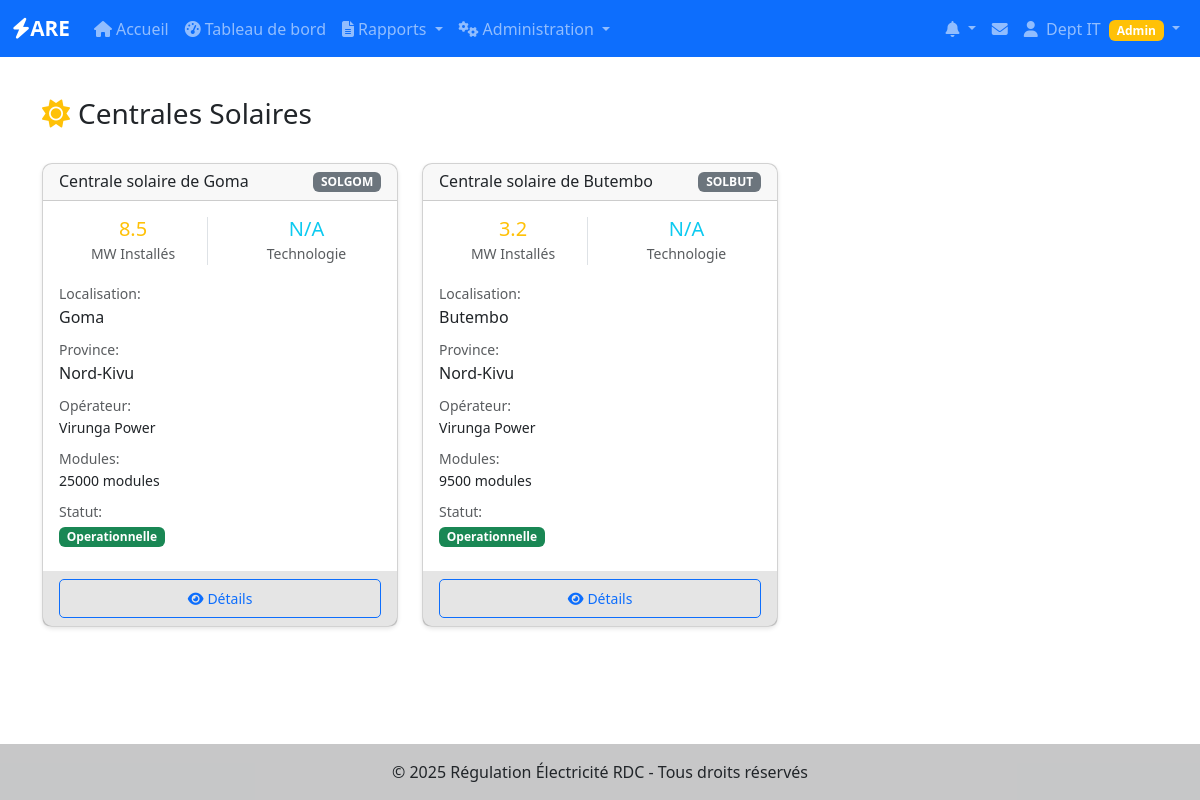
Screenshot of /production-solaire/centrales (signed in) with the database file from the repository.
### app/models/utilisateurs.py (models this page shows, shortened)
class User(UserMixin, BaseModel):
    __tablename__ = 'users'
    username = db.Column(db.String(80), unique=True, nullable=False, index=True)
    email = db.Column(db.String(120), unique=True, nullable=False, index=True)
    password_hash = db.Column(db.String(128), nullable=False)
    nom = db.Column(db.String(100))
    prenom = db.Column(db.String(100))
    role = db.Column(db.Enum('super_admin', 'admin_operateur', 'utilisateur_operateur'),
                    default='utilisateur_operateur', nullable=False)
    operateur_id = db.Column(db.Integer, db.ForeignKey('operateurs.id'), nullable=True)
    is_active = db.Column(db.Boolean, default=True, nullable=False)
    telephone = db.Column(db.String(20))
    derniere_connexion = db.Column(db.DateTime)
    operateur = db.relationship('Operateur', backref='users', lazy=True)
    def is_super_admin(self):
        return self.role == 'super_admin'
    def is_admin_operateur(self):
        return self.role == 'admin_operateur'
    def is_admin(self):
        return self.role in ['super_admin', 'admin_operateur']
    def has_permission(self, permission):
        permissions = {
            'super_admin': ['create_operateur', 'edit_operateur', 'delete_operateur',
                           'create_user', 'edit_user', 'delete_user', 'view_all_reports'],
            'admin_operateur': ['edit_own_operateur', 'create_user_operateur',
                               'edit_user_operateur', 'view_own_reports', 'create_reports'],
            'utilisateur_operateur': ['view_own_reports', 'create_reports', 'edit_own_reports']
        }
        return permission in permissions.get(self.role, [])

### app/models/production_solaire.py (models this page shows, shortened)
class CentraleSolaire(BaseModel):
    __tablename__ = 'centrales_solaire'
    operateur_id = Column(Integer, ForeignKey('operateurs.id'), nullable=False)
    nom = Column(String(200), nullable=False, index=True)
    code = Column(String(50), unique=True, nullable=False)
    localisation = Column(String(200))
    province = Column(String(100))
    puissance_installee = Column(Float)  # MWc (Mégawatt-crête)
    puissance_disponible = Column(Float)  # MW
    type_centrale = Column(String(50))  # fixe, tracker, flottante, agrovoltaïque
    technologie_modules = Column(String(50))  # silicium cristallin, couches minces, etc.
    latitude = Column(Float)
    longitude = Column(Float)
    altitude = Column(Float)  # mètres
    orientation_azimut = Column(Float)  # degrés (0=Nord, 180=Sud)
    inclinaison_modules = Column(Float)  # degrés
    nombre_modules = Column(Integer)
    puissance_unitaire_module = Column(Float)  # Wc
    marque_modules = Column(String(100))
    modele_modules = Column(String(100))
    technologie_cellules = Column(String(50))  # monocristallin, polycristallin
    nombre_onduleurs = Column(Integer)
    puissance_unitaire_onduleur = Column(Float)  # kW
    marque_onduleurs = Column(String(100))
    type_onduleur = Column(String(50))  # string, central, micro
    rendement_onduleur = Column(Float)  # %
    stockage_batterie = Column(Boolean, default=False)
    capacite_stockage = Column(Float)  # kWh
    type_batterie = Column(String(50))  # lithium-ion, plomb-acide, etc.
    nombre_batteries = Column(Integer)
    marque_batteries = Column(String(100))
    systeme_suivi = Column(Boolean, default=False)
    type_suivi = Column(String(50))  # monoaxial, biaxial
    precision_suivi = Column(Float)  # degrés
    niveau_tension = Column(Float)  # kV
    tension_evacuation = Column(String(50))  # kV
    nombre_transformateurs = Column(Integer)
    puissance_transformateurs = Column(Float)  # MVA
    irradiation_annuelle_estimee = Column(Float)  # kWh/m²/an
    temperature_fonctionnement_nominale = Column(Float)  # °C
    coefficient_temperature = Column(Float)  # %/°C
    facteur_degradation_annuelle = Column(Float)  # %/an
    systeme_monitoring = Column(Boolean, default=False)
    fournisseur_monitoring = Column(String(100))
    precision_mesure = Column(Float)  # %
    statut = Column(String(50), default='operationnelle')  # operationnelle, maintenance, arret
    mode_fonctionnement = Column(String(50))  # grid-tied, off-grid, hybride
    superficie_totale = Column(Float)  # hectares
    description = Column(Text)
    date_mise_service = Column(DateTime)
    date_derniere_revision = Column(DateTime)
    prochaine_maintenance = Column(DateTime)
    constructeur = Column(String(100))
    installateur = Column(String(100))
    annee_construction = Column(Integer)
    duree_vie_estimee = Column(Integer)  # années
    garantie_modules = Column(Integer)  # années
    garantie_onduleurs = Column(Integer)  # années
    observations = Column(Text)
    operateur = relationship("Operateur", back_populates="centrales_solaire")
    rapports = relationship("RapportSolaire", back_populates="centrale", cascade="all, delete-orphan")

### app/models/operateurs.py (models this page shows, shortened)
class Operateur(BaseModel):
    __tablename__ = 'operateurs'
    nom = db.Column(db.String(200), nullable=False, index=True)
    sigle = db.Column(db.String(50))
    type_operateur = db.Column(db.String(50))  # Production, Transport, Distribution
    adresse = db.Column(db.Text)
    ville = db.Column(db.String(100))
    province = db.Column(db.String(100))
    telephone = db.Column(db.String(20))
    email = db.Column(db.String(120))
    site_web = db.Column(db.String(200))
    numero_licence = db.Column(db.String(100), unique=True)
    date_licence = db.Column(db.Date)
    statut_licence = db.Column(db.String(20), default='active')  # active, suspendue, expirée
    capacite_installee = db.Column(db.Float)  # en MW
    zone_couverture = db.Column(db.Text)
    nombre_clients = db.Column(db.Integer)
    observations = db.Column(db.Text)
    centrales_hydro = db.relationship("CentraleHydro", back_populates="operateur", lazy=True)
    centrales_thermique = db.relationship("CentraleThermique", back_populates="operateur", lazy=True)
    centrales_solaire = db.relationship("CentraleSolaire", back_populates="operateur", lazy=True)
    lignes_transport = db.relationship("LigneTransport", back_populates="operateur", lazy=True)
    postes_transport = db.relationship("PosteTransport", back_populates="operateur", lazy=True)
    reseaux_distribution = db.relationship("ReseauDistribution", back_populates="operateur", lazy=True)

### app/production_solaire/routes.py (the view)
@production_solaire.route('/centrales')
@login_required
def liste_centrales():
    centrales = get_accessible_centrales_solaire()
    return render_template('production_solaire/liste_centrales.html',
                         centrales=centrales,
                         title='Centrales Solaires')

### app/production_solaire/routes.py (called while the page is built)
def get_accessible_centrales_solaire():
    if current_user.is_admin():
        return CentraleSolaire.query.filter_by(actif=True).all()
    elif current_user.operateur:
        return CentraleSolaire.query.filter_by(
            operateur_id=current_user.operateur.id,
            actif=True
        ).all()
    return []

### app/templates/production_solaire/liste_centrales.html (shortened to what this page needs)
{% extends "base.html" %}
{% block content %}
<div class="d-flex justify-content-between align-items-center mb-4">
    <h1 class="h3">
        <i class="fas fa-sun me-2 text-warning"></i>Centrales Solaires
    </h1>
</div>
{% if centrales %}
<div class="row">
    {% for centrale in centrales %}
    <div class="col-md-6 col-lg-4 mb-4">
        <div class="card h-100">
            <div class="card-header d-flex justify-content-between align-items-center">
                <h6 class="mb-0">{{ centrale.nom }}</h6>
                <span class="badge bg-secondary">{{ centrale.code }}</span>
            </div>
            <div class="card-body">
                <div class="row text-center mb-3">
                    <div class="col-6">
                        <div class="border-end">
                            <h5 class="text-warning mb-0">{{ centrale.puissance_installee or 'N/A' }}</h5>
                            <small class="text-muted">MW Installés</small>
                        </div>
                    </div>
                    <div class="col-6">
                        <h5 class="text-info mb-0">{{ centrale.type_technologie or 'N/A' }}</h5>
                        <small class="text-muted">Technologie</small>
                    </div>
                </div>
                <div class="mb-2">
                    <small class="text-muted">Localisation:</small>
                    <div>{{ centrale.localisation or 'Non spécifiée' }}</div>
                </div>
                <div class="mb-2">
                    <small class="text-muted">Province:</small>
                    <div>{{ centrale.province or 'Non spécifiée' }}</div>
                </div>
                {% if centrale.operateur %}
                <div class="mb-2">
                    <small class="text-muted">Opérateur:</small>
                    <div class="small">{{ centrale.operateur.nom }}</div>
                </div>
                {% endif %}
                {% if centrale.nombre_modules %}
                <div class="mb-2">
                    <small class="text-muted">Modules:</small>
                    <div class="small">{{ centrale.nombre_modules }} modules</div>
                </div>
                {% endif %}
                <div class="mb-2">
                    <small class="text-muted">Statut:</small>
                    <div>
                        <span class="badge {% if centrale.statut == 'operationnelle' %}bg-success{% elif centrale.statut == 'maintenance' %}bg-warning{% else %}bg-danger{% endif %}">
                            {{ centrale.statut|title }}
                        </span>
                    </div>
                </div>
            </div>
            <div class="card-footer">
                <div class="d-flex gap-2">
                    <a href="{{ url_for('production_solaire.detail_centrale', id=centrale.id) }}"
                       class="btn btn-sm btn-outline-primary flex-fill">
                        <i class="fas fa-eye me-1"></i>Détails
                    </a>
                </div>
            </div>
        </div>
    </div>
    {% endfor %}
</div>
{% endif %}
{% endblock %}

### app/templates/base.html (shortened to what this page needs)
<!DOCTYPE html>
<html lang="fr">
<head>
    <link href="https://cdn.jsdelivr.net/npm/bootstrap@5.3.0/dist/css/bootstrap.min.css" rel="stylesheet">
    <link rel="stylesheet" href="https://cdnjs.cloudflare.com/ajax/libs/font-awesome/6.4.0/css/all.min.css">
    <link rel="stylesheet" href="{{ url_for('static', filename='css/style.css') }}">
</head>
<body>
    <nav class="navbar navbar-expand-lg navbar-dark bg-primary">
        <div class="container-fluid">
            <a class="navbar-brand" href="{{ url_for('main.index') }}">
                <i class="fas fa-bolt"></i>ARE
            </a>
            <div class="collapse navbar-collapse" id="navbarNav">
                <ul class="navbar-nav me-auto">
                    <li class="nav-item">
                        <a class="nav-link" href="{{ url_for('main.index') }}">
                            <i class="fas fa-home me-1"></i>Accueil
                        </a>
                    </li>
                    {% if current_user.is_authenticated %}
                    <li class="nav-item">
                        <a class="nav-link" href="{{ url_for('are_dashboard.index') }}">
                            <i class="fas fa-tachometer-alt me-1"></i>Tableau de bord
                        </a>
                    </li>
                    <li class="nav-item dropdown">
                        <a class="nav-link dropdown-toggle" href="#" id="rapportsDropdown" role="button" data-bs-toggle="dropdown">
                            <i class="fas fa-file-alt me-1"></i>Rapports
                        </a>
                    </li>
                    {% if current_user.is_super_admin() or current_user.is_admin_operateur() %}
                    <li class="nav-item dropdown">
                        <a class="nav-link dropdown-toggle" href="#" id="adminDropdown" role="button" data-bs-toggle="dropdown">
                            <i class="fas fa-cogs me-1"></i>Administration
                        </a>
                    </li>
                    {% endif %}
                    {% endif %}
                </ul>
                <ul class="navbar-nav">
                    {% if current_user.is_authenticated %}
                    {% from 'components/notifications.html' import dropdown_notifications %}
                    {{ dropdown_notifications() }}
                    <li class="nav-item dropdown">
                        <a class="nav-link position-relative" href="{{ url_for('notifications.messages') }}" title="Messagerie">
                            <i class="fas fa-envelope"></i>
                        </a>
                    </li>
                    <li class="nav-item dropdown">
                        <a class="nav-link dropdown-toggle" href="#" id="userDropdown" role="button" data-bs-toggle="dropdown">
                            <i class="fas fa-user me-1"></i>
                            {{ current_user.prenom or current_user.username }}
                            {% if current_user.is_super_admin() %}
                                <span class="badge bg-danger ms-1">Super Admin</span>
                            {% elif current_user.is_admin_operateur() %}
                                <span class="badge bg-warning ms-1">Admin</span>
                            {% endif %}
                        </a>
                    </li>
                    {% endif %}
                </ul>
            </div>
        </div>
    </nav>
    <main class="container my-4">
        {% block content %}{% endblock %}
    </main>
    <footer class="bg-light text-center text-lg-start mt-5">
        <div class="text-center p-3" style="background-color: rgba(0, 0, 0, 0.2);">
            © 2025 Régulation Électricité RDC - Tous droits réservés
        </div>
    </footer>
</body>
</html>

### app/static/css/style.css (style rules this page uses)
:root { --primary-color: #0d6efd; --secondary-color: #6c757d; --success-color: #198754; --danger-color: #dc3545; --warning-color: #ffc107; --info-color: #0dcaf0; }
body { min-height: 100vh; display: flex; flex-direction: column; }
main { flex: 1; }
.navbar-brand { font-weight: bold; font-size: 1.3rem; }
.card { border-radius: 10px; box-shadow: 0 2px 4px rgba(0,0,0,0.1); transition: transform 0.2s; }
.btn { border-radius: 5px; padding: 0.5rem 1.5rem; }
footer { margin-top: auto; }
.card-footer { background-color: rgba(0, 0, 0, 0.1); border-top: none; }

### rows the page displays
User: prenom "Dept IT"
CentraleSolaire: nom "Centrale solaire de Goma", code "SOLGOM", puissance_installee "8.5", type_technologie "N/A", localisation "Goma", province "Nord-Kivu", operateur.nom "Virunga Power", nombre_modules "25000", statut "Operationnelle"
CentraleSolaire: nom "Centrale solaire de Butembo", code "SOLBUT", puissance_installee "3.2", type_technologie "N/A", localisation "Butembo", province "Nord-Kivu", operateur.nom "Virunga Power", nombre_modules "9500", statut "Operationnelle"
